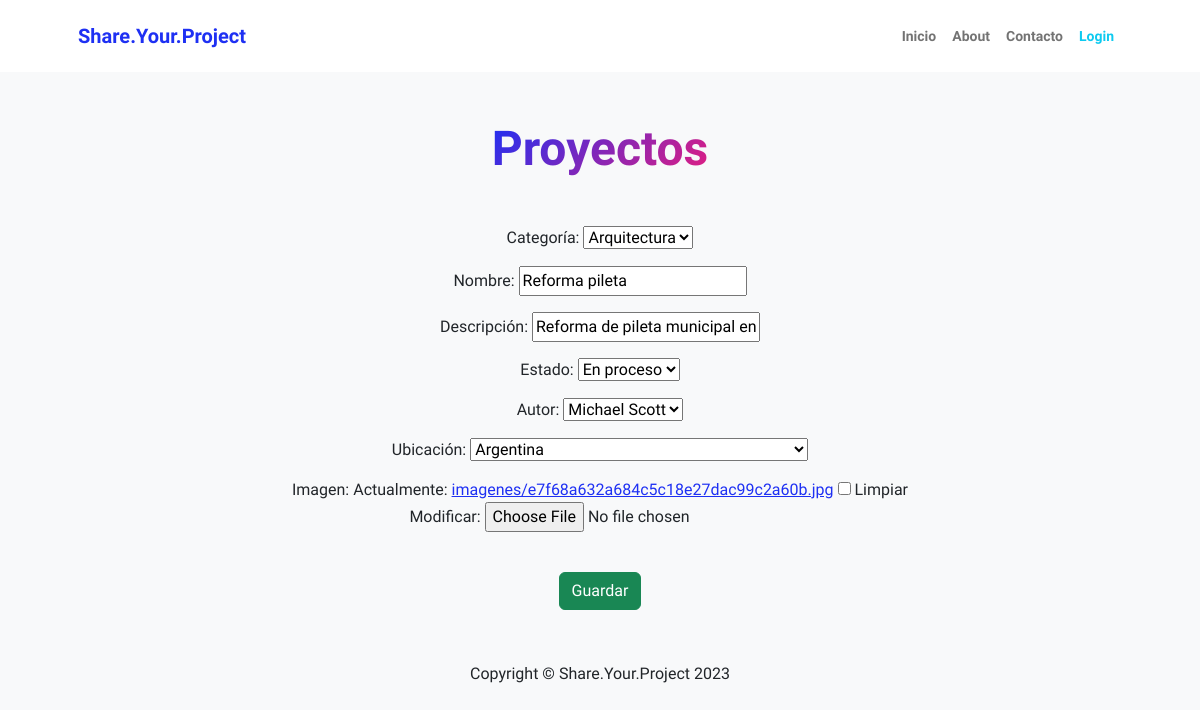
The app's page /proyecto/modificar/2/, older data.
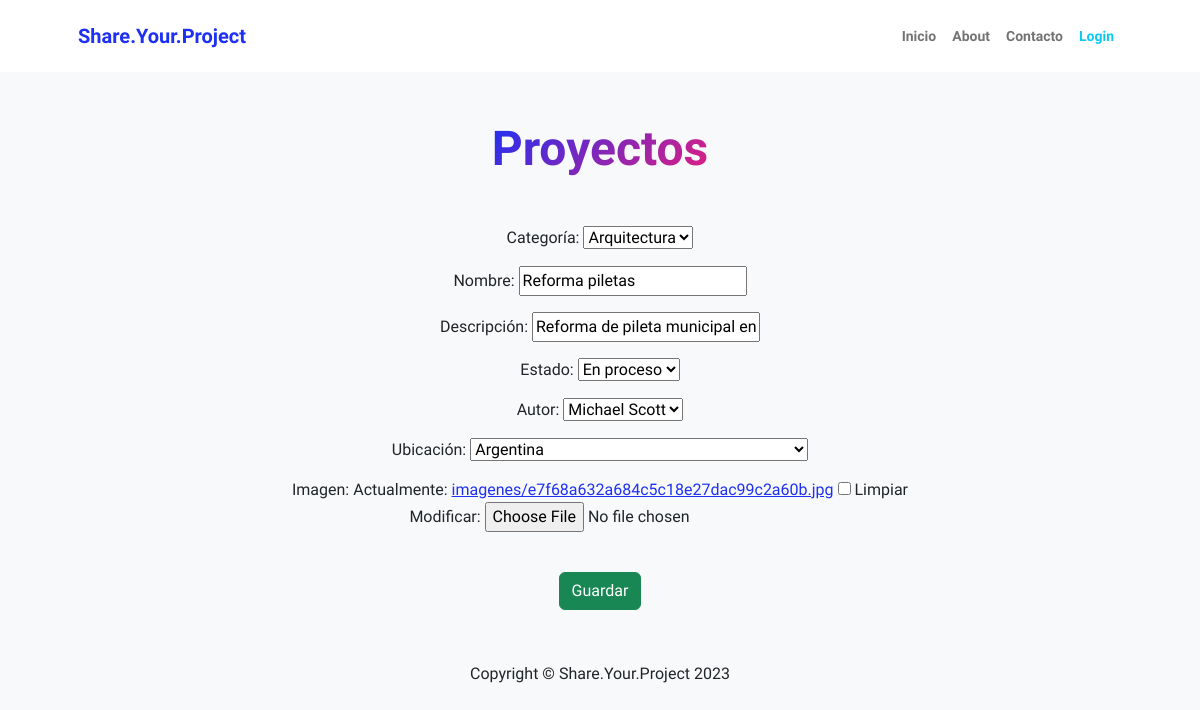
The same page, newer data.
### apps/proyectos/models.py (models this page shows, shortened)
class ProyectoCategoria(models.Model):
    nombre = models.CharField(max_length=100, unique=True)
    descripcion = models.CharField(max_length=200, verbose_name="descripción")
    def __str__(self):
        return self.nombre
    class Meta:
        verbose_name = "categoría de proyectos"
        verbose_name_plural = "categoría de proyectos"

class Proyecto(models.Model):
    categoria_id = models.ForeignKey(
        ProyectoCategoria, on_delete=models.SET_NULL, null=True, verbose_name="Categoría")
    nombre = models.CharField(max_length=150, unique=True)
    descripcion = models.CharField(
        max_length=250, null=True, blank=True, verbose_name="descripción")
    opciones = (('En proceso', 'En proceso'), ('Finalizado', 'Finalizado'))
    estado = models.CharField(max_length=100, choices=opciones)
    autor_id = models.ForeignKey(
        "autores.Autor", on_delete=models.SET_NULL, null=True, verbose_name="Autor")
    ubicacion = CountryField(verbose_name="Ubicación", null=True)
    fecha_publicacion = models.DateTimeField(
        default=timezone.now, editable=False, null=True, verbose_name="Fecha de publicación")
    imagen = models.ImageField(
        upload_to="imagenes/", null=True, blank=True, default="channels4_profile.jpg")
    class Meta:
        verbose_name = "proyectos"
        verbose_name_plural = "proyectos"

### apps/autores/models.py (models this page shows, shortened)
class Autor(models.Model):
    nombre = models.CharField(max_length=50)
    apellido = models.CharField(max_length=50)
    profesion = models.CharField(max_length=100, null=True)
    email = models.EmailField(max_length=100)
    edad = models.PositiveIntegerField(null=True)
    telefono = models.PositiveIntegerField(null=True)
    pais = CountryField(verbose_name="país", null=True)
    avatar = models.ImageField(upload_to="avatares", null=True)
    def __str__(self):
        return f"{self.nombre} {self.apellido}"
    class Meta:
        verbose_name = "Autores"
        verbose_name_plural = "Autores"

### apps/proyectos/views.py (the view, shortened to what this page needs)
def modificar_proyecto(request, id):
    proyecto = get_object_or_404(models.Proyecto, id=id)
    data = {
        'form': forms.ProyectoForm(instance=proyecto)
    }
    return render(request, "proyectos/proyecto_modificar.html", data)

### apps/proyectos/forms.py
class ProyectoForm(forms.ModelForm):
    class Meta:
        model = models.Proyecto
        fields = "__all__"

### apps/proyectos/templates/proyectos/proyecto_modificar.html (shortened to what this page needs)
{% extends 'proyectos/base.html' %}
{% block CONTENIDO %}
    <div class="text-center text-xxl-start">
        <h1 class="display-5 fw-bolder mb-5"><span class="text-gradient d-inline">Proyectos</span></h1>
    </div>
    <div class="text-center">
        <form method="post">
            {{ form.as_p}}
            <br>
            <div class="d-grid gap-3  d-sm-flex justify-content-sm-center justify-content-xxl-start mb-3 ">
                <button type="submit" class="btn btn-success">Guardar</button>
            </div>
        </form>
    </div>
{% endblock CONTENIDO %}

Row changes from the older to the newer data that the page shows:
changed through a linked row, ProyectoCategoria: nombre "Reforma pileta" → "Reforma piletas"
